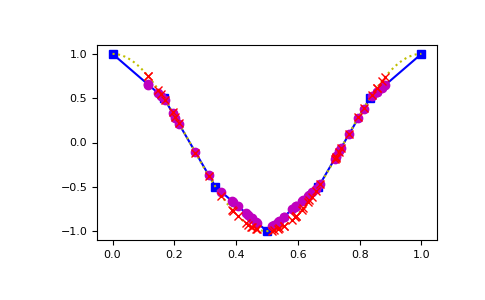

Recreate this plot in Python.
import discretize
import numpy as np
import matplotlib.pyplot as plt
locs = np.random.rand(50)*0.8+0.1
x = np.linspace(0, 1, 7)
dense = np.linspace(0, 1, 200)
fun = lambda x: np.cos(2*np.pi*x)
Q = discretize.utils.interpmat(locs, x)
plt.plot(x, fun(x), 'bs-')
plt.plot(dense, fun(dense), 'y:')
plt.plot(locs, Q*fun(x), 'mo')
plt.plot(locs, fun(locs), 'rx')
plt.show()
